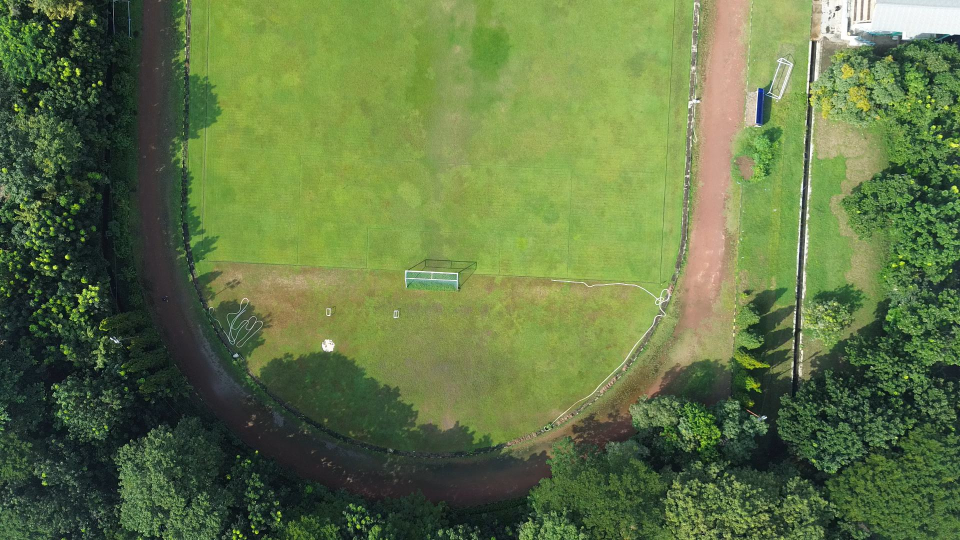
#> input picture lapanganBola/frame_20250519_012242_-7.284987_112.792358.jpg, 1920 x 1080 px (shown at 1/2 size)
$ python -i withGPS.py   (imports and definitions only)
#> lines starting #> are read from the running program, lines starting #| are printed output that depends on the picture
import cv2
import numpy as np
import os
from tqdm import tqdm
import exifread

def get_gps_from_image(image_path):
    with open(image_path, 'rb') as f:
        tags = exifread.process_file(f)
    try:
        lat_ref = tags['GPS GPSLatitudeRef'].values
        lat = tags['GPS GPSLatitude'].values
        lon_ref = tags['GPS GPSLongitudeRef'].values
        lon = tags['GPS GPSLongitude'].values

        def to_deg(val):
            return float(val[0].num)/val[0].den + float(val[1].num)/val[1].den/60 + float(val[2].num)/val[2].den/3600

        latitude = to_deg(lat)
        if lat_ref != 'N': latitude = -latitude

        longitude = to_deg(lon)
        if lon_ref != 'E': longitude = -longitude

        return latitude, longitude
    except:
        return None, None

def sort_images_by_gps(image_paths, tolerance=0.0005):
#> called with tolerance = 0.0005
    coords = []
    for path in image_paths:
        lat, lon = get_gps_from_image(path)
        if lat is not None and lon is not None:
            coords.append((path, lat, lon))
        else:
            print(f"⚠️ GPS data not found for {path}")

    # Sort first by latitude (descending), then longitude (ascending)
    coords.sort(key=lambda x: (-round(x[1]/tolerance), x[2]))

    sorted_paths = [p for p, _, _ in coords]
    return sorted_paths


def compute_homographies(images):
    sift = cv2.SIFT_create()
    homographies = [np.eye(3)]

    print("Computing homographies...")
    for i in tqdm(range(len(images) - 1), desc="Matching images"):
        img1_gray = cv2.cvtColor(images[i], cv2.COLOR_BGR2GRAY)
        img2_gray = cv2.cvtColor(images[i+1], cv2.COLOR_BGR2GRAY)

        kp1, des1 = sift.detectAndCompute(img1_gray, None)
        kp2, des2 = sift.detectAndCompute(img2_gray, None)

        if des1 is None or des2 is None or len(des1) < 2 or len(des2) < 2:
            print(f"Skipping pair {i}-{i+1}, descriptors missing or too few.")
            homographies.append(homographies[-1].copy())
            continue


        bf = cv2.BFMatcher()
        matches = bf.knnMatch(des1, des2, k=2)

        good = [m for m, n in matches if m.distance < 0.75 * n.distance]

        if len(good) < 20:
            print(f"Skipping pair {i}-{i+1}, not enough good matches.")
            homographies.append(homographies[-1].copy())
            continue

        src_pts = np.float32([kp1[m.queryIdx].pt for m in good]).reshape(-1, 1, 2)
        dst_pts = np.float32([kp2[m.trainIdx].pt for m in good]).reshape(-1, 1, 2)

        H, _ = cv2.findHomography(dst_pts, src_pts, cv2.RANSAC)

        if H is not None:
            H_global = homographies[-1] @ H
            homographies.append(H_global)
        else:
            print(f"Skipping pair {i}-{i+1}, homography failed.")
            homographies.append(homographies[-1].copy())

    return homographies

# [43 lines left out: functions get_canvas_size, stitch_images, not called in this run]

def stitch_from_folder(folder_path):
    image_files = sorted([
        os.path.join(folder_path, f)
        for f in os.listdir(folder_path)
        if f.lower().endswith(('.jpg', '.jpeg', '.png'))
    ])

    if len(image_files) < 2:
        print("Need at least two images to stitch.")
        return None

    # Sort by GPS
    sorted_files = sort_images_by_gps(image_files)
    images = [cv2.imread(f) for f in sorted_files]

    homographies = compute_homographies(images)
    stitched = stitch_images(images, homographies)
    return stitched

# === USAGE ===
folder_path = 'lapanganBola'  # Ganti sesuai folder
# [1 line that did not run here, left out]

# [5 lines not run here, left out]

>>> import cv2
>>> picture = cv2.imread('lapanganBola/frame_20250519_012242_-7.284987_112.792358.jpg', cv2.IMREAD_GRAYSCALE)
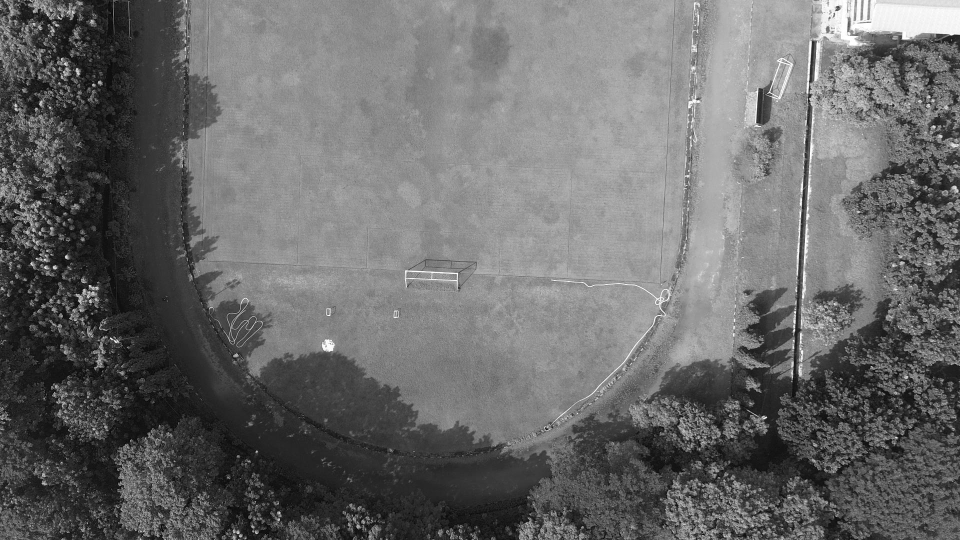
#> picture: shape (1080, 1920) (shown at 1/2 size); min 0, max 255, mean 106.1
#> the loop in compute_homographies, `for i in tqdm(range(len(images) - 1), desc="Matching images"):` made 1 pass
#> after the loop in compute_homographies, `for i in tqdm(range(len(images) - 1), desc="Matching images"):`: homographies = [[[1, 0, 0], [0, 1, 0], [0, 0, 1]]]
#> (the run stopped early here; a loop or call above may not have finished)

$ run again, on lapanganBola/frame_20250519_012304_-7.285774_112.792349.jpg
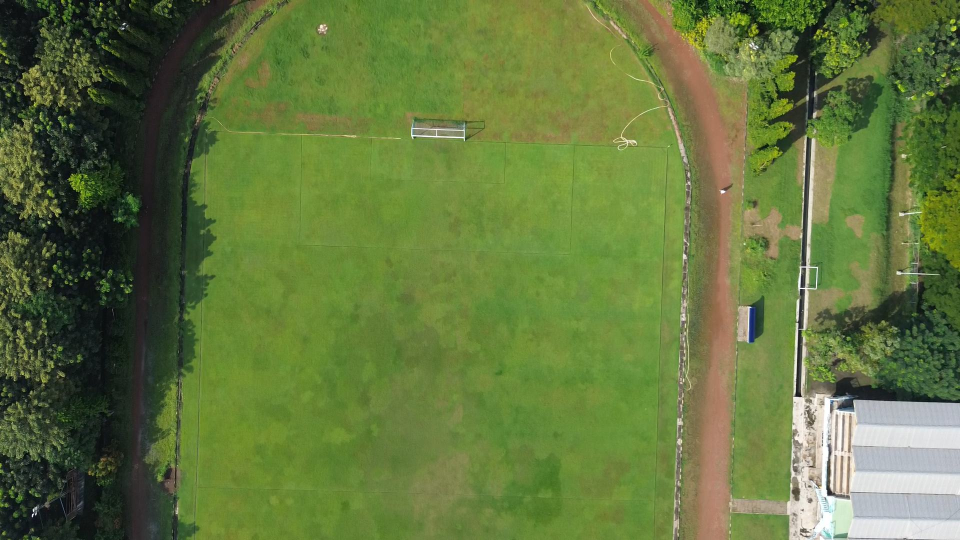
#> input picture lapanganBola/frame_20250519_012304_-7.285774_112.792349.jpg, 1920 x 1080 px (shown at 1/2 size)
#> `picture = cv2.imread('lapanganBola/frame_20250519_012242_-7.284987_112..`:
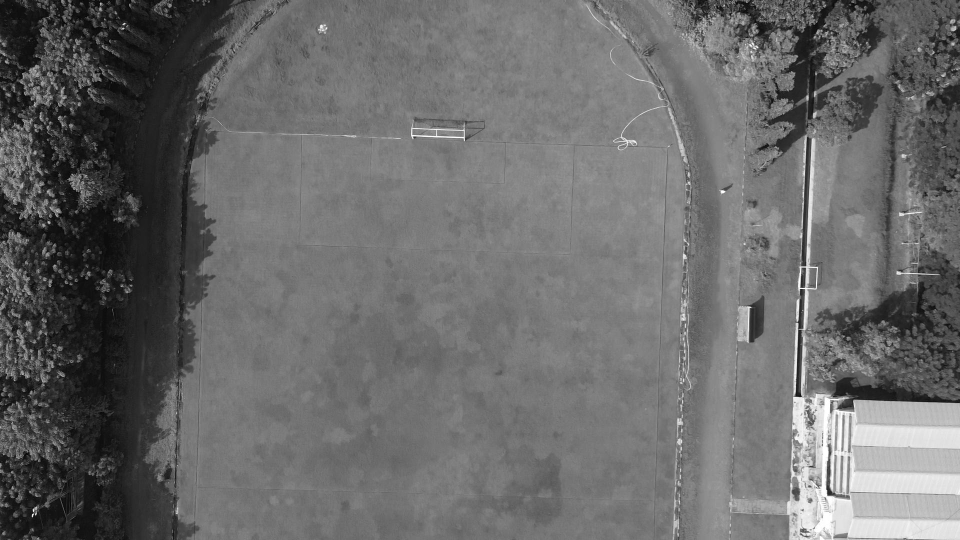
#> picture: shape (1080, 1920) (shown at 1/2 size); min 0, max 255, mean 105.8
#> the loop in compute_homographies, `for i in tqdm(range(len(images) - 1), desc="Matching images"):` made 1 pass
#> after the loop in compute_homographies, `for i in tqdm(range(len(images) - 1), desc="Matching images"):`: homographies = [[[1, 0, 0], [0, 1, 0], [0, 0, 1]]]

$ run again, on lapanganBola/frame_20250519_012307_-7.285969_112.792347.jpg
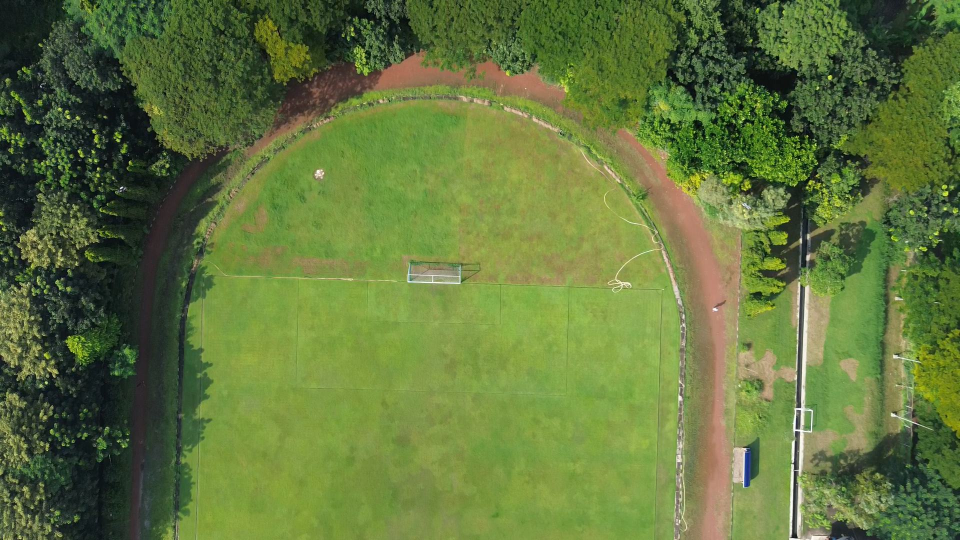
#> input picture lapanganBola/frame_20250519_012307_-7.285969_112.792347.jpg, 1920 x 1080 px (shown at 1/2 size)
#> `picture = cv2.imread('lapanganBola/frame_20250519_012242_-7.284987_112..`:
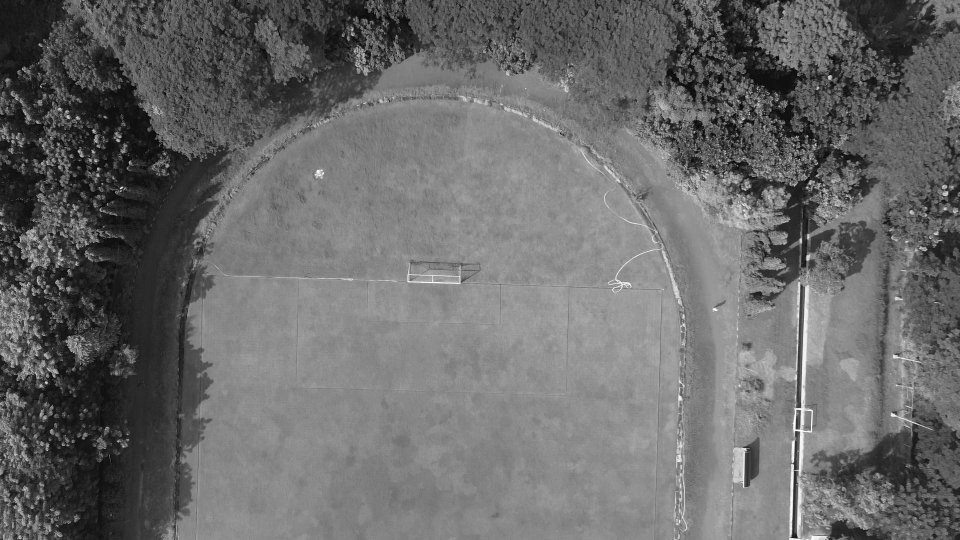
#> picture: shape (1080, 1920) (shown at 1/2 size); min 0, max 255, mean 105.9
#> the loop in compute_homographies, `for i in tqdm(range(len(images) - 1), desc="Matching images"):` made 1 pass
#> after the loop in compute_homographies, `for i in tqdm(range(len(images) - 1), desc="Matching images"):`: homographies = [[[1, 0, 0], [0, 1, 0], [0, 0, 1]]]

$ run again, on lapanganBola/frame_20250519_012801_-7.284795_112.792634.jpg
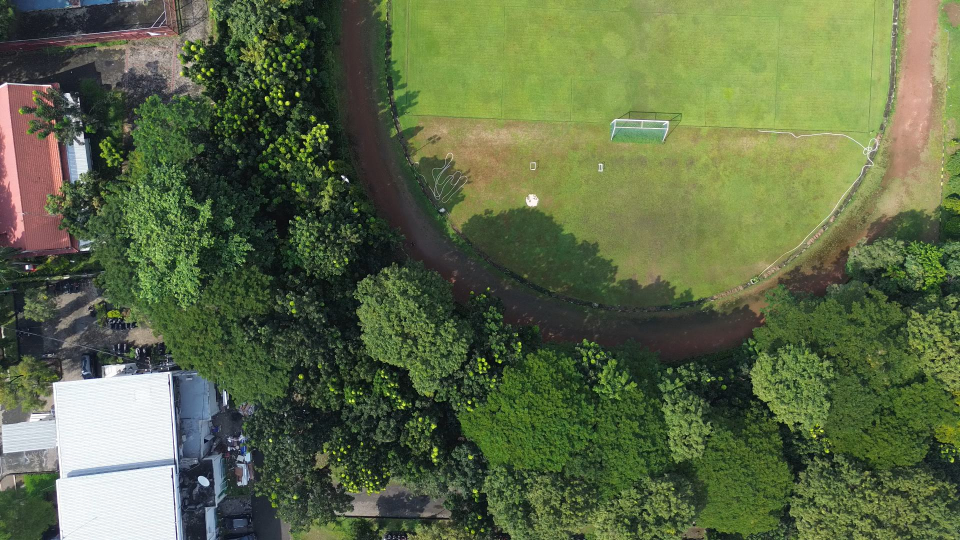
#> input picture lapanganBola/frame_20250519_012801_-7.284795_112.792634.jpg, 1920 x 1080 px (shown at 1/2 size)
#> `picture = cv2.imread('lapanganBola/frame_20250519_012242_-7.284987_112..`:
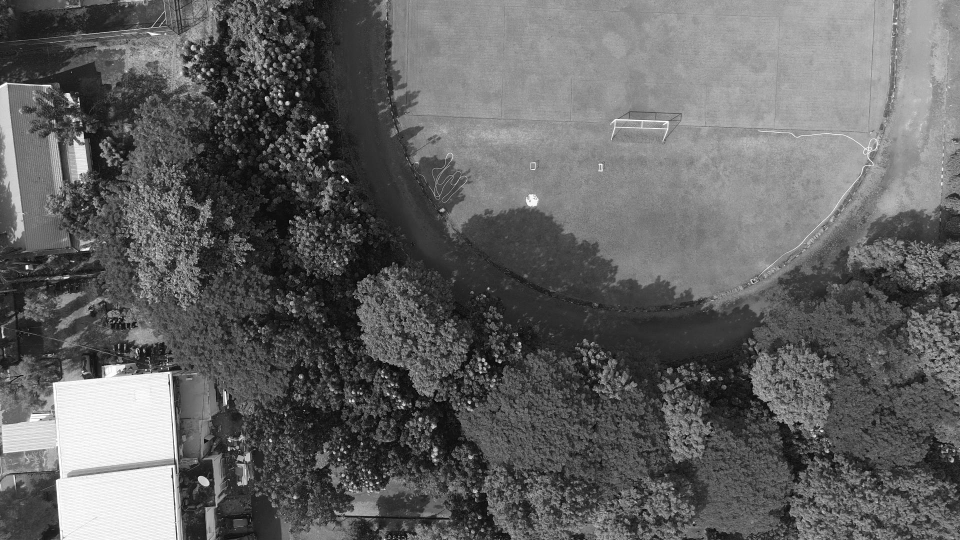
#> picture: shape (1080, 1920) (shown at 1/2 size); min 0, max 255, mean 97.8
#> the loop in compute_homographies, `for i in tqdm(range(len(images) - 1), desc="Matching images"):` made 1 pass
#> after the loop in compute_homographies, `for i in tqdm(range(len(images) - 1), desc="Matching images"):`: homographies = [[[1, 0, 0], [0, 1, 0], [0, 0, 1]]]
